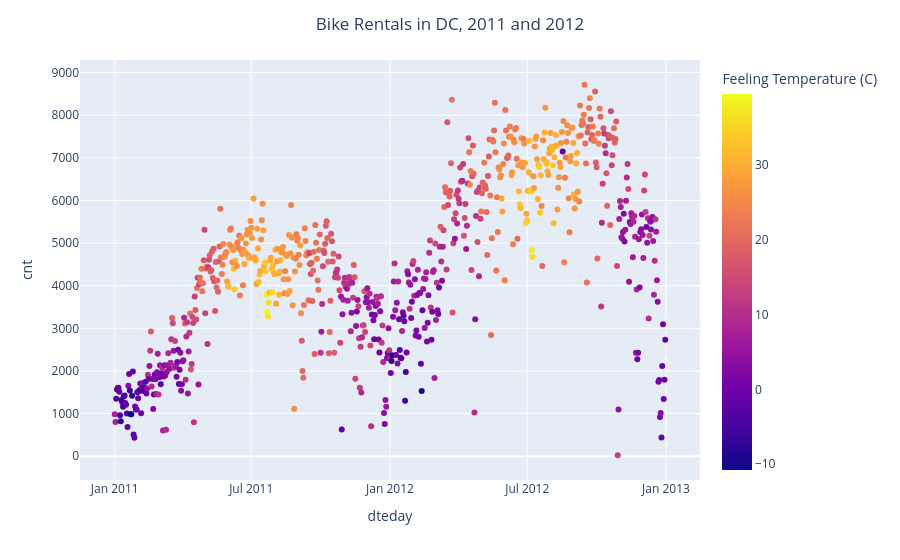

Source (notebook cell):
### Markdown cell above
## Exploratory data analysis

8.  Recreate the following visualization, and interpret it in context of the data. **Hint:** You will need to use one of the variables you created above. The temperature plotted is the feeling temperature. To get a nice title on the color bar I used:

        fig.update_layout(coloraxis_colorbar_title='Feeling Temperature (C)')

![Bike Rental](images/BikeRentalTemp.jpg)

9.  Create a visualization displaying the relationship between bike rentals and season. Interpret the plot in context of the data.

### Code cell
# Visualization - recreate the graph
fig = px.scatter(DF, x = 'dteday', y = 'cnt', color='raw_atemp')

fig.update_layout(title = 'Bike Rentals in DC, 2011 and 2012',
                  title_x = .5,
                  coloraxis_colorbar_title = 'Feeling Temperature (C)')

fig.show()

### Figure 1 — Plotly figure (JSON) as saved in the notebook; plotly's stock layout.template omitted (floating-point values rounded to 4 significant figures; data arrays with more than 128 entries replaced by an {"elided": "..."} marker saying what was removed)
{"data": [{"hovertemplate": "dteday=%{x}<br>cnt=%{y}<br>raw_atemp=%{marker.color}<extra></extra>", "legendgroup": "", "marker": {"color": {"elided": "731 float values"}, "coloraxis": "coloraxis", "symbol": "circle"}, "mode": "markers", "name": "", "orientation": "v", "showlegend": false, "type": "scatter", "x": {"elided": "731 str values"}, "xaxis": "x", "y": {"elided": "731 int values"}, "yaxis": "y"}], "layout": {"coloraxis": {"colorbar": {"title": {"text": "Feeling Temperature (C)"}}, "colorscale": [[0, "#0d0887"], [0.1111, "#46039f"], [0.2222, "#7201a8"], [0.3333, "#9c179e"], [0.4444, "#bd3786"], [0.5556, "#d8576b"], [0.6667, "#ed7953"], [0.7778, "#fb9f3a"], [0.8889, "#fdca26"], [1, "#f0f921"]]}, "legend": {"tracegroupgap": 0}, "margin": {"t": 60}, "title": {"text": "Bike Rentals in DC, 2011 and 2012", "x": 0.5}, "xaxis": {"anchor": "y", "domain": [0, 1], "title": {"text": "dteday"}}, "yaxis": {"anchor": "x", "domain": [0, 1], "title": {"text": "cnt"}}}}
